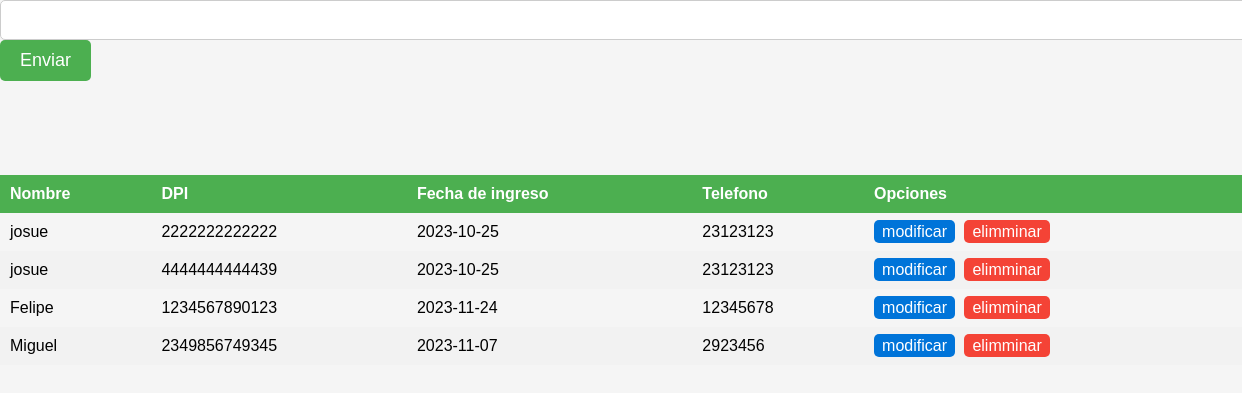
/editar/, run on the app's committed database.
### usuarios/models.py (models this page shows, shortened)
class Cliente(models.Model):
    Nombre = models.CharField(max_length=500)
    DPI = models.IntegerField(validators=[validate_dpi],unique=True)
    Nacimiento= models.CharField(max_length=10)
    Direccion = models.CharField(max_length=150)
    Razon= models.TextField(max_length=1000)
    Receta=models.ImageField()
    Tel = models.IntegerField(validators=[validate_tel])
    Email = models.EmailField(blank=True,null=True)
    Fecha_Actual= models.CharField(max_length=10)
    Nombre_Medico=models.CharField(max_length=500)

### usuarios/views.py (the view)
# urls.py: path('editar/',modificar, name="modifi"),
def modificar(request):
    campo1=None
    if request.method == 'POST':
        campo1 = request.POST.get('campo1')
        personas = Cliente.objects.filter(DPI=campo1)
    else:
        personas = Cliente.objects.all()
    data={
        'persona':personas
    }
    return render(request, 'usuarios/modificar.html',data)

### usuarios/templates/usuarios/modificar.html (shortened to what this page needs)
<!DOCTYPE html>
<html lang="en">
<head>
</head>
<body>
    <form method="post" action="" >
        <input type="text" name="campo1" id="campo1">
        <button type="submit" value="Enviar" onclick="return validarCampo()">Enviar</button>
    </form>
    <br>
    <br>
    <br>
    <table class"table table-striped table-hover table-responsive-sm">
      <thead>
        <tr>
            <th>Nombre</th>
            <th>DPI</th>
            <th>Fecha de ingreso</th>
            <th>Telefono</th>
            <th>Opciones</th>
        </tr>
    </thead>
    <tbody>
        {% for p in persona %}
        <tr>
            <td>{{ p.Nombre }}</td>
            <td>{{ p.DPI }}</td>
            <td>{{ p.Fecha_Actual }}</td>
            <td>{{ p.Tel }}</td>
            <td>
              <a href= "{% url 'modifi_2' p.id%}" class="btn btn-info btn-sm my-link">modificar<a>
                <a href= "{% url 'elimindar1' p.id%}" class="btn btn-info btn-sm my-link2">elimminar<a>
            </td>
        </tr>
        {% endfor %}
    </tbody>
    </table>
</body>
</html>

### usuarios/templates/usuarios/modificar.html (style rules this page uses)
body { font-family: Arial, sans-serif; background-color: #f5f5f5; margin: 0; padding: 0; }
form { margin-bottom: 20px; }
form input[type="text"] { width: 100%; padding: 10px; border: 1px solid #ccc; border-radius: 5px; font-size: 16px; margin-right: 10px; }
form button { background-color: #4CAF50; color: #fff; padding: 10px 20px; border: none; border-radius: 5px; cursor: pointer; font-size: 18px; transition: background-color 0.3s; }
table { width: 100%; border-collapse: collapse; margin-top: 20px; }
th, td { padding: 10px; text-align: left; }
th { background-color: #4CAF50; color: #fff; }
tr:nth-child(even) { background-color: #f2f2f2; }
.my-link { text-decoration: none; color: #fff; background-color: #0074d9; padding: 3px 8px; border-radius: 5px; margin-right: 5px; }
.my-link2 { text-decoration: none; color: #fff; background-color: #f44336; padding: 3px 8px; border-radius: 5px; margin-right: 5px; }

### data on the page
Cliente: Nombre "josue", DPI "2222222222222", Fecha_Actual "2023-10-25", Tel "23123123"
Cliente: Nombre "josue", DPI "4444444444439", Fecha_Actual "2023-10-25", Tel "23123123"
Cliente: Nombre "Felipe", DPI "1234567890123", Fecha_Actual "2023-11-24", Tel "12345678"
Cliente: Nombre "Miguel", DPI "2349856749345", Fecha_Actual "2023-11-07", Tel "2923456"
